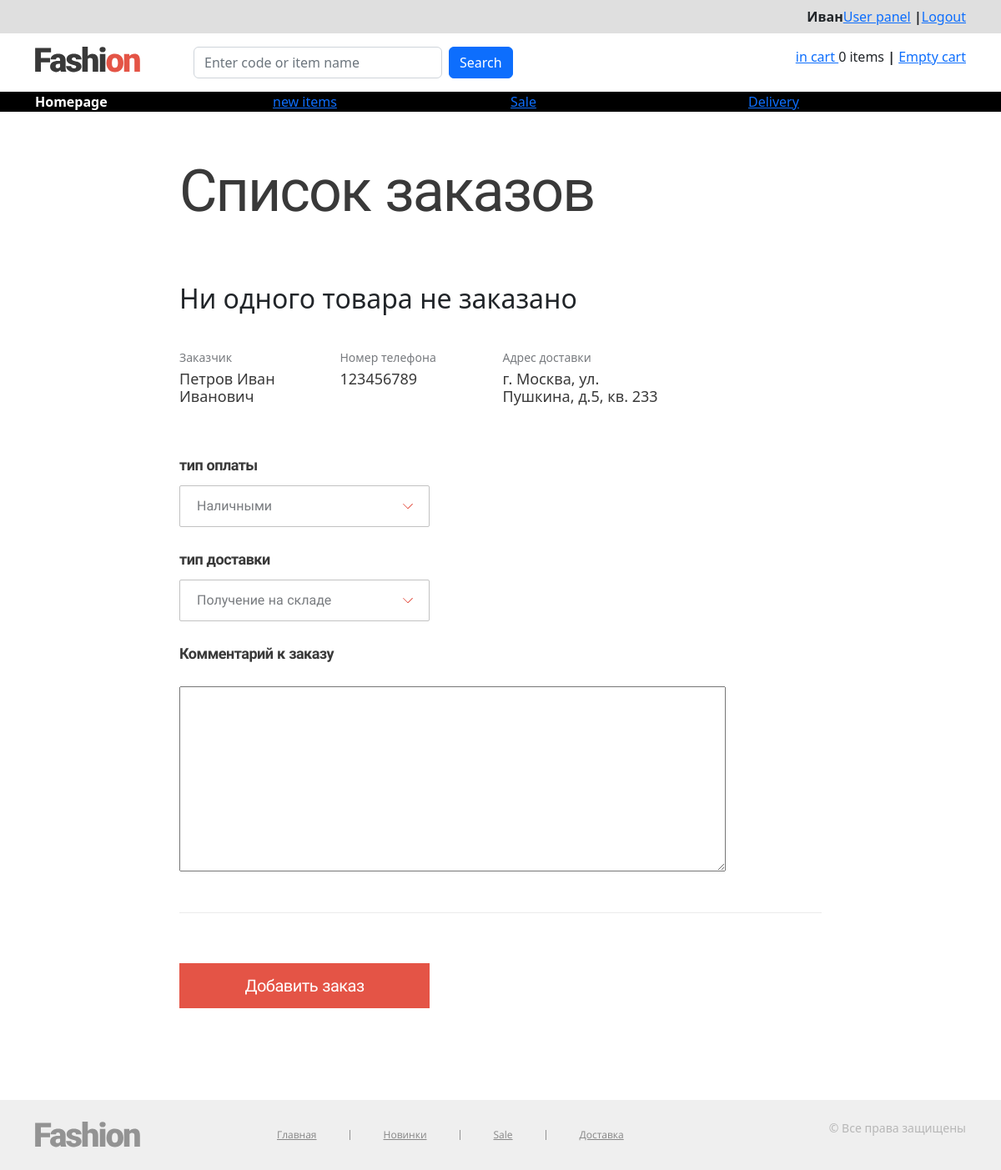
/addorder (signed in), run on the app's committed database.
### tables this page shows
CREATE TABLE `users` (
  `id` int(11) NOT NULL,
  `active_flag` tinyint(4) NOT NULL,
  `name` varchar(45) NOT NULL,
  `sur_name` varchar(45) NOT NULL,
  `second_name` varchar(45) NOT NULL,
  `email` varchar(45) NOT NULL,
  `phone` varchar(45) NOT NULL,
  `password` varchar(45) NOT NULL,
  `address` text NOT NULL
);

### src/application/core/view.php (called while the page is built, shortened)
<?php
class View
{
    function generate($content_view, $template_view = null, $data = null, $title_page = null)
    {
        include 'application/views/' . $template_view;
    }
}

### src/application/bootstrap.php (called while the page is built, shortened)
<?php
require_once 'core/view.php';
Route::start();

### src/index.php (called while the page is built, shortened)
<?php
require_once 'application/bootstrap.php';

### src/application/models/model_addorder.php (called while the page is built, shortened)
<?php
class Model_AddOrder extends Model
{
    function deliveryList()
    {
        $db = new Database();
        $pdo = $db->getDatabaseError();
        $data = array();
        $arrayItems = $pdo->prepare("SELECT * FROM delivery_types;");
        $arrayItems->execute();
        while ($items = $arrayItems->fetch(PDO::FETCH_ASSOC))
        {
            $data[] = [$items['id'], $items['name']];
        }
        return $data;
    }
    function paymentList()
    {
        $db = new Database();
        $pdo = $db->getDatabaseError();
        $data = array();
        $arrayItems = $pdo->prepare("SELECT * FROM payment_types;");
        $arrayItems->execute();
        while ($items = $arrayItems->fetch(PDO::FETCH_ASSOC))
        {
            $data[] = [$items['id'], $items['name']];
        }
        return $data;
    }
    public function userSettings($id)
    {
        $db = new Database();
        $pdo = $db->getDatabaseError();
        $data = array();
        $arrayItems = $pdo->prepare("SELECT * FROM users WHERE id=" . $id);
        $arrayItems->execute();
        while ($items = $arrayItems->fetch(PDO::FETCH_ASSOC))
        {
            $data = [$items['id'], $items['name'], $items['sur_name'], $items['second_name'], $items['email'], $items['phone'], $items['password'], $items['address']];
        }
        return $data;
    }
}

### src/application/views/addorder_view.php (the view, shortened to what this page needs)
<main class="page-order">
<div id="orderList">
<h1 class="h h--1">Список заказов</h1>
    <ul class="page-order__list">
<?php
if ($data['ordersList'])
{
    foreach ($data['ordersList'] as $value) {
?>
    <li class="order-item page-order__item">
        <div class="order-item__wrapper">
        <div class="order-item__group-order-name">
            <span class="order-item__title">Название</span>
            <span class="order-item__info "><?= $value[0][0]; ?></span>
        </div>
        <div class="order-item__group-order-price">
            <span class="order-item__title">Цена</span>
            <?= $value[0][5] ?> руб.
        </div>
      </div>
    </li>
<?php
    }
?>
    <li class="order-item page-order__item">
      <div class="order-item__wrapper">
      <span class="order-item__info ">Сумма заказа: <?= $data['itemsPrice']; ?> руб.</span>
      <span class="order-item__info" id="deliveryAdd"></span>
      </div>
    </li>
<?php
} else {
?>
<h2>Ни одного товара не заказано</h2>
<?php
}
?>
  </ul>
      <div class="order-item__wrapper">
        <div class="order-item__group order-item__group--margin">
          <span class="order-item__title">Заказчик</span>
          <span class="order-item__info"><?= $data['userSettings'][2] ?> <?= $data['userSettings'][1] ?> <?= $data['userSettings'][3] ?></span>
        </div>
        <div class="order-item__group">
            <span class="order-item__title">Номер телефона</span>
            <span class="order-item__info"><?= $data['userSettings'][5] ?></span>
        </div>
        <div class="order-item__group">
            <span class="order-item__title">Адрес доставки</span>
            <span class="order-item__info"><?= $data['userSettings'][7] ?></span>
        </div>
      </div>
</div>
<form class="custom-form" id="addOrderForm" method="post" action="/ajax" enctype="multipart/form-data">
      <fieldset class="page-add__group custom-form__group">
      <legend class="page-add__small-title custom-form__title">тип оплаты</legend>
      <div class="custom-form__select-wrapper page-add__select">
        <select name="payment" class="custom-form__select">
          <?php
          foreach ($data['paymentList'] as $value) {
          ?>
          <option value="<?= $value[0]; ?>"><?= $value[1]; ?></option>
          <?php
          }
          ?>
        </select>
      </div>
      <legend class="page-add__small-title custom-form__title">тип доставки</legend>
      <div class="custom-form__select-wrapper page-add__select">
        <select id="deliveryType" name="delivery" class="custom-form__select">
          <?php
          foreach ($data['deliveryList'] as $value) {
              if ($value[0] == 1) {
                  $isSelected = "selected";
              }
          ?>
              <option value="<?= $value[0]; ?>" <?=  $isSelected; ?>><?= $value[1]; ?></option>
          <?php
          }
          ?>
        </select>
      </div>
      <legend class="page-add__small-title custom-form__title">Комментарий к заказу</legend>
      <textarea name="product-description" id="product-description" cols=70 rows=12 style="margin-top: 15px;"></textarea>
    </fieldset>
    <button class="button" id="addOrderButton">Добавить заказ</button>
</form>
</main>

### src/css/style.css (style rules this page uses)
body { display: flex; flex-direction: column; margin: 0 auto; min-height: 100vh; font: 16px/22px "Roboto", sans-serif; color: #787B7F; }
.custom-form { font: 16px/18px "Roboto", sans-serif; }
.custom-form__group { padding: 0; border: none; }
.custom-form__title { margin-bottom: 8px; font-size: 18px; line-height: 18px; letter-spacing: -.5px; font-weight: 700; color: #393939; }
.custom-form__select-wrapper { position: relative; }
.custom-form__select-wrapper::after { content: ''; position: absolute; top: 50%; -webkit-transform: translateY(-50%); transform: translateY(-50%); right: 20px; width: 12px; height: 6px; background-size: cover; }
.custom-form__select { border: 0; padding: 0; font: inherit; background-color: transparent; width: 100%; border: 1px solid #C2C2C2; padding: 15px 40px 15px 20px; font: inherit; color: #787B7F; border-radius: 2px; -webkit-appearance: none; -moz-appearance: none; appearance: none; cursor: pointer; transition: all 300ms; }
.h { margin-top: 0; font-family: "Roboto", sans-serif; color: #393939; }
.h--1 { margin-bottom: 70px; font-size: 70px; line-height: 80px; letter-spacing: -2px; }
.button { border: 0; padding: 0; font: inherit; background-color: transparent; display: inline-block; width: 300px; padding: 0 40px; font: 20px/54px "Roboto", sans-serif; letter-spacing: -.5px; color: #fff; background-color: #E45446; text-align: center; cursor: pointer; }
.page-add__small-title { margin-bottom: 15px; }
.page-add__group { margin-bottom: 60px; }
.page-add__group:last-of-type { padding-bottom: 45px; border-bottom: 1px solid #EBEBEB; }
.page-add__select { width: 300px; margin-bottom: 30px; }
.page-order { flex-grow: 1; margin: 0 auto; padding-top: 55px; padding-bottom: 110px; width: 770px; }
.page-order__list { margin: 0; padding: 0; list-style: none; }
.order-item__wrapper { display: flex; flex-wrap: wrap; padding-top: 35px; padding-bottom: 35px; }
.order-item__group { width: 30% font-size: 18px; line-height: 18px; color: #393939; }
.order-item__group:first-child { width: 25%; padding-right: 15px; }
.order-item__group--margin { margin-bottom: 30px; }
.order-item__title { display: block; margin-bottom: 5px; font-size: 14px; line-height: 18px; color: #787B7F; }
.order-item__info { vertical-align: middle; }

### data on the page
users: sur_name "Петров", name "Иван", second_name "Иванович", phone "123456789", address "г. Москва, ул. Пушкина, д.5, кв. 233"

### other printed values
$currentLogin "Иван"
form field payment "Наличными"
form field delivery "Получение на складе"
